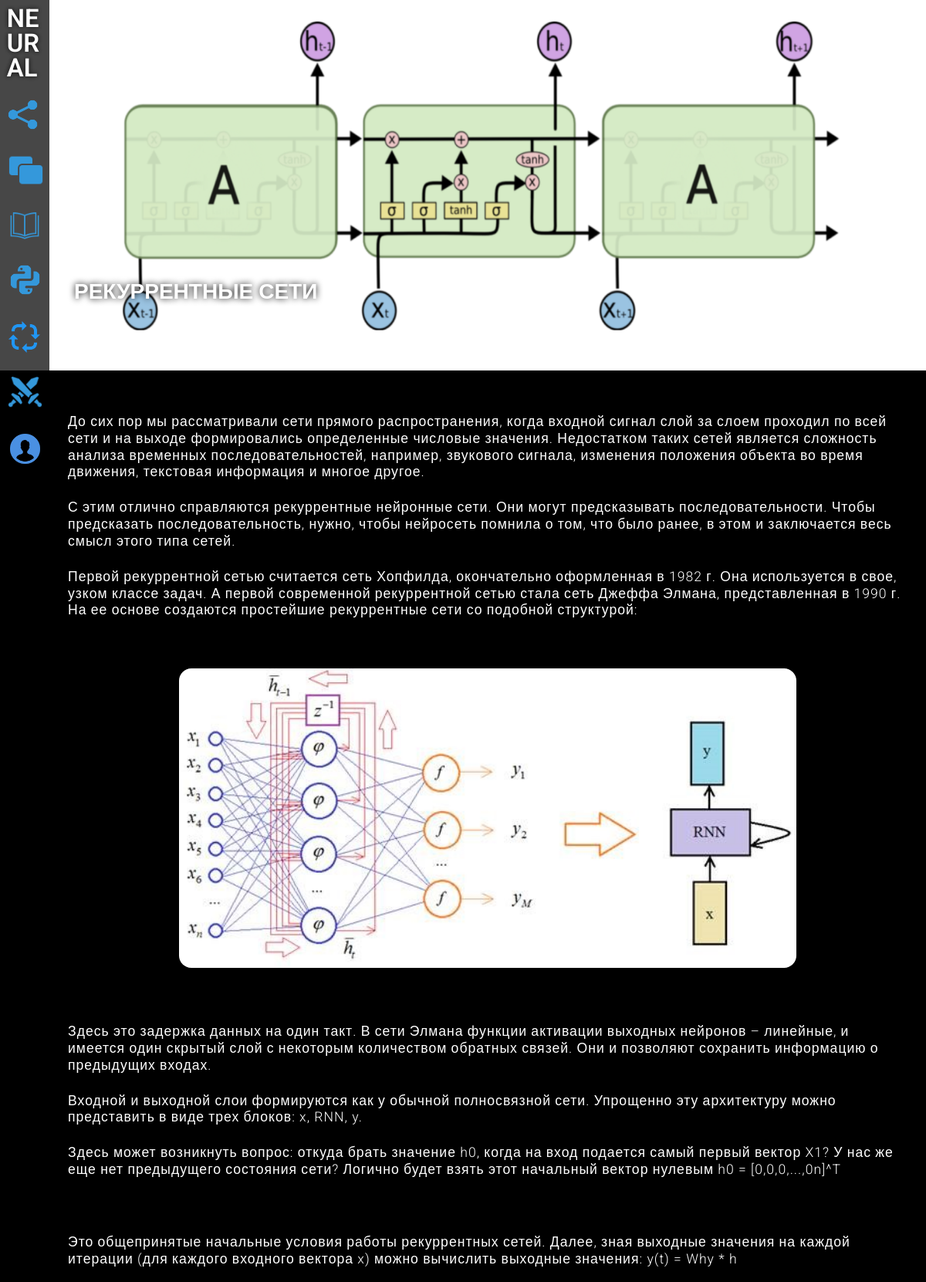
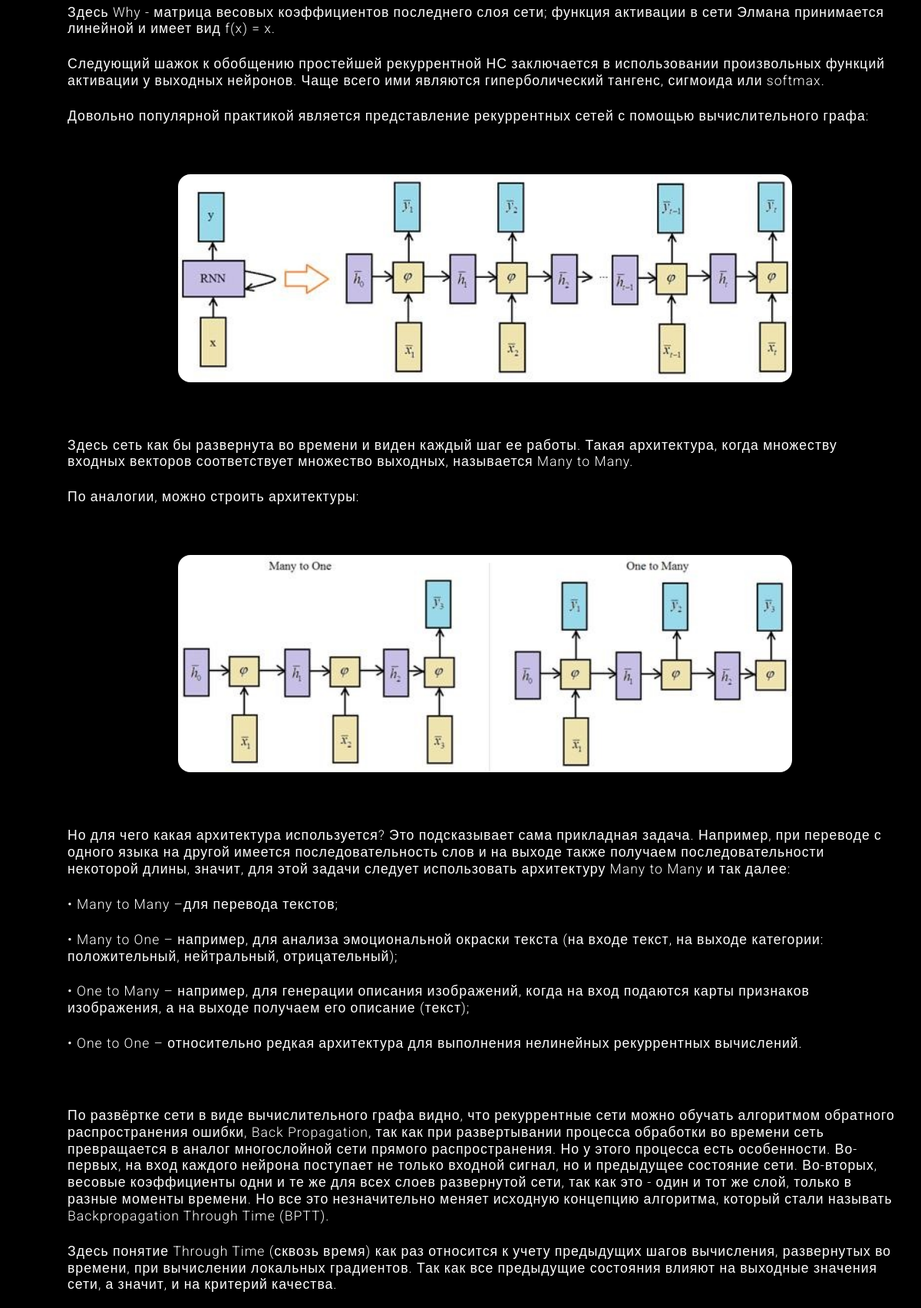
Screenshot of /article/recurrent_networks/ (upper part) with the database file from the repository (2 pictures, top to bottom).
### learning/models.py (models this page shows, shortened)
class Category(models.Model):
    name = models.CharField(max_length=100, db_index=True, verbose_name="Категория")
    slug = models.SlugField(max_length=255, unique=True, db_index=True, verbose_name="URL")
    photo = models.ImageField(upload_to="photos", verbose_name="Фото", null=True)
    level = models.ForeignKey('Levels', on_delete=models.PROTECT, verbose_name="Уровень доступа", null=True)
    class Meta:
        verbose_name = "Категория"
        verbose_name_plural = "Категории"
        ordering = ['id']

class Articles(models.Model):
    title = models.CharField(max_length=255, verbose_name="Заголовок")
    slug = models.SlugField(max_length=255, unique=True, db_index=True, verbose_name="URL")
    content = models.TextField(blank=True, verbose_name="Контент")
    photo = models.ImageField(upload_to="photos/%Y/%m/%d/", verbose_name="Превью")
    cat = models.ForeignKey('Category', on_delete=models.PROTECT, verbose_name="Категория")
    level = models.ForeignKey('Levels', on_delete=models.PROTECT, verbose_name="Уровень доступа")
    def __str__(self):
        return self.title
    class Meta:
        verbose_name = "Статьи"
        verbose_name_plural = "Статьи"
        ordering = ['id']

### learning/views.py (the view)
# urls.py: path('article/<slug:article_slug>/', ShowArticle.as_view(), name='article'),
class ShowArticle(DataMixin, DetailView):
    model = Articles
    template_name = 'learning/article.html'
    slug_url_kwarg = 'article_slug'        # по умолчанию просто slug, а для id - pk_url_kwarg
    context_object_name = 'article'
    def get_context_data(self, *, object_list=None, **kwargs):  # динамические данные(список, например)
        context = super().get_context_data(**kwargs)
        is_test = Question.objects.filter(article=context['article']).exists()
        if self.request.user.is_authenticated:
            is_finished = Answer.objects.filter(article=context['article'], user=self.request.user).exists()
        else:
            is_finished = False
        is_reccur = True if context['article'].slug == 'recurrent_networks' else False
        c_def = self.get_user_context(title=context['article'], is_test=is_test, is_finished=is_finished, is_reccur=is_reccur)
        return dict(list(context.items()) + list(c_def.items()))

### learning/utils.py (called while the page is built)
    def get_user_context(self, **kwargs):
        context = kwargs
        cats = cache.get('cats')
        if not cats:
            cats = Category.objects.all()
            cache.set('cats', cats, cache_time)
        user_menu = menu.copy()
        context['menu'] = user_menu
        context['cats'] = cats
        context['reccur'] = Articles.objects.get(slug='recurrent_networks')
        if 'cat_selected' not in context:
            context['cat_selected'] = 0
        return context

### learning/templates/learning/article.html (shortened to what this page needs)
{% extends 'learning/base.html' %}
{% block content %}
    <div class="main-article-block">
        <img class="preview-img" src="{{article.photo.url}}">
        <div class="news-container article-news">
            <h1 class="news-name">
                {{article.title}}
            </h1>
        </div>
    </div>
    <div class="article-text-block">
        <div class="container">
            {% autoescape off %}
                {{article.content|linebreaks}}
            {% endautoescape %}
        </div>
	</div>
{% endblock %}}

### learning/templates/learning/base.html (shortened to what this page needs)
{% load static %}
<!DOCTYPE html>
<html lang="ru">
<head>
	<link type="text/css"  rel="stylesheet" href="{% static 'learning/css/reset.css' %}">
	<link type="text/css" href="{% static 'learning/css/styles.css' %}" rel="stylesheet" />
</head>
<body>
	<header class="header">
		<nav class="nav">
			<a class="lm-title" href="{% url 'home' %}">
				NE<br>
				UR<br>
				AL
			</a>
            {% with cats|slice:":3" as cats %}
            {%  for c in cats  %}
                {% if request.user.profile.level.pk >= c.level.pk  %}
                    {% if c.pk == cat_selected %}
                        <a data-title="{{ c.name }}" class="menu-elem selected"></a>
                    {% else %}
                        <a href="{{ c.get_absolute_url }}" data-title="{{ c.name }}" class="menu-elem"></a>
                    {% endif %}
                {% else %}
                    <a data-title="Необходим уровень {{ c.level.pk }}" class="menu-elem"></a>
                {% endif %}
            {% endfor %}
            {% endwith %}
            {% if request.user.profile.level.pk >= cats.4.level.pk %}
                {% if cats.4.pk == cat_selected %}
                    <a data-title="{{ cats.4.name }}" class="menu-elem selected"></a>
                {% else %}
                    <a href="{{ cats.4.get_absolute_url }}" data-title="{{ cats.4.name }}" class="menu-elem"></a>
                {% endif %}
            {% else %}
                <a data-title="Необходим уровень 2" class="menu-elem"></a>
            {% endif %}
            {% if request.user.profile.level.pk >= reccur.level.pk %}
                <a href="{{ reccur.get_absolute_url }}" data-title="Рекуррентные сети" class="menu-elem {% if is_reccur %} selected {% endif %}"></a>
            {% else %}
                <a data-title="Необходим уровень {{ reccur.level.pk }}" class="menu-elem"></a>
            {% endif %}
            {% if request.user.profile.level.pk >= cats.3.level.pk %}
                {% if cats.3.pk == cat_selected %}
                    <a data-title="{{ cats.3.name }}" class="menu-elem selected"></a>
                {% else %}
                    <a href="{{ cats.3.get_absolute_url }}" data-title="{{ cats.3.name }}" class="menu-elem"></a>
                {% endif %}
            {% else %}
                <a data-title="Необходим уровень {{ cats.3.level.pk }}" class="menu-elem"></a>
            {% endif %}
            {% if request.user.is_authenticated %}
                <a href="{% url 'profile' %}" {% if cat_selected == 6 %} class="menu-elem selected" {% else %} class="menu-elem"  {% endif %}data-title="Профиль" ></a>
            {% else %}
                <a href="{% url 'profile' %}" {% if cat_selected == 6 %} class="menu-elem selected" {% else %} class="menu-elem"  {% endif %} data-title="Войти"></a>
            {% endif %}
		</nav>
	</header>
	<main class="main">
        {% block content %}
        {% endblock %}
	</main>
</body>
</html>

### learning/static/learning/css/styles.css (style rules this page uses)
body { font-family: 'Roboto', sans-serif; font-weight: 300; font-size: 2vh; background: #000; }
a { outline: none !important; }
h1 { text-transform: uppercase; }
.nav { display: none; position: fixed; top: 0; bottom: 0; left: 0; right: 0; width: 8vh; display: block; height: 100%; background: #000000b8; z-index: 100; }
.menu-elem { display: block; width: 6.5vh; height: 6.5vh; color: #fae626; border-radius: 30%; text-decoration: none; margin: 0 auto; margin-top: 2.5641025641025643vh; }
.menu-elem:nth-child(2) { background: url("../images/icons/straight.png"); background-size: 90%; background-repeat: no-repeat; }
.menu-elem:nth-child(3) { background: url("../images/icons/icons8-screensharing-100.png"); background-size: 90%; background-repeat: no-repeat; background-position-x: 4px; }
.menu-elem:nth-child(4) { background: url("../images/icons/icons8-open-book-100.png"); background-size: 76%; background-repeat: no-repeat; background-position-y: 20%; background-position-x: 50%; }
.menu-elem:nth-child(5) { background: url("../images/icons/icons8-python-90.png"); background-size: 90%; background-repeat: no-repeat; background-position-y: -3px; background-position-x: 50%; }
.menu-elem:nth-child(6) { background: url("../images/icons/icons8-environment-96.png"); background-size: 95%; background-repeat: no-repeat; background-position-y: -3px; background-position-x: 50%; }
.menu-elem:nth-child(7) { background: url("../images/icons/icons8-battle-100.png"); background-size: 90%; background-repeat: no-repeat; background-position-y: -3px; background-position-x: 50%; }
.menu-elem:nth-child(8) { background: url("../images/icons/icons8-male-user-90.png"); background-size: 95%; background-repeat: no-repeat; background-position-y: -3px; background-position-x: 2px; }
.lm-title { color: #ffffff; display: block; font-size: 4.1vh; line-height: 4vh; font-family: 'Roboto', sans-serif; font-weight: 600; text-decoration: none; margin-left: 1.1vh; margin-top: 1vh; text-shadow: 0 0 6px rgba(0, 0, 0, 0.9); }
.container { width: 100%; max-width: 180.99547511312218vh; margin: 0 auto; }
.news-container { text-shadow: 0 0 8px black; color: white; margin-top: 45vh; }
h1.news-name { margin-top: 0.2vh; max-width: 26vh; line-height: 2.9vh; font-weight: bold; min-height: 5vh; font-size: 3vh; text-transform: uppercase; }
img { width: 100%; display: block; height: 100%; object-fit: cover; }
.main-article-block { width: 100%; height: 60vh; }
.preview-img { object-fit: cover; height: 60vh; width: 100%; }
.article-news { position: absolute; left: 0; top: 0; margin-left: 12vh; }
.article-news h1 { line-height: 4vh; font-size: 3.5vh; max-width: 45vh; }
.article-text-block { display: flex; flex-direction: column; background-color: black; align-items: center; width: 100%; }
.article-text-block p { letter-spacing: 1px; }
.article-text-block p { margin-top: 1vh; font-size: 130%; }
.central-article-img-block { margin-left: 11vh; display: flex; flex-direction: column; justify-content: center; align-items: center; margin-top: 4vh; padding-right: 3vh; }
.central-article-img { display: block; border-radius: 2vh; width: 100%; max-width: 100vh; margin: 0 0 0 0; }
.article-paragraph { color: white; margin-left: 11vh; margin-top: 4vh; padding-right: 4vh; }
.article-paragraph p { font-size: 110%; line-height: 124%; }

### rows the page displays
Category: shows a picture
Category: shows a picture
Category: shows a picture
Articles: photo (picture), title "РЕКУРРЕНТНЫЕ СЕТИ", content "До сих пор мы рассматривали сети прямого распространения, когда входной сигнал слой за слоем проходил по всей сети и на выходе формировались определенные числовые значения. Недостатком таких сетей является сложность анализа временных последовательностей, например, звукового сигнала, изменения положения объекта во время движения, текстовая информация и многое другое. С этим отлично справляются рекуррентные нейронные сети. Они могут предсказывать последовательности. Чтобы предсказать последовательность, нужно, чтобы нейросеть помнила о том, что было ранее, в этом и заключается весь смысл этого типа сетей. Первой рекуррентной сетью считается сеть Хопфилда, окончательно оформленная в 1982 г.…", content (picture)
